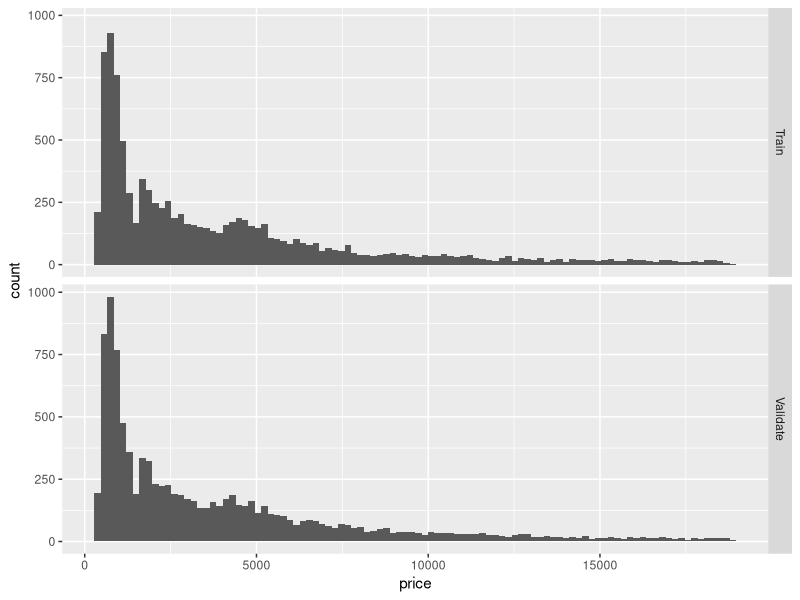
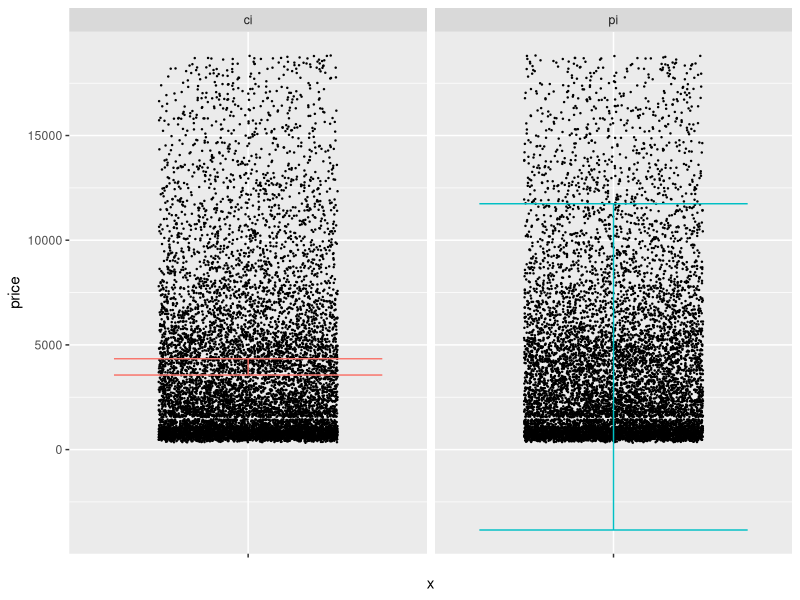

R code for these plots, in order:
## ---- chunk 1
library(tidyverse)
library(modelr)
library(broom)

## Helper function to compute uncertainty bounds
add_uncertainties <- function(data, model, prefix = "pred", ...) {
  df_fit <-
    stats::predict(model, data, ...) %>%
    as_tibble() %>%
    rename_with(~ str_c(prefix, "_", .))

  bind_cols(data, df_fit)
}
## ---- chunk 2
## NOTE: No need to edit this setup
mu <- 1  # Normal mean
sd <- 2  # Normal variance
n <- 400 # Number of samples

ci_lwr <- mu - 1.96 * sd / sqrt(n)
ci_upr <- mu + 1.96 * sd / sqrt(n)
# task-begin
## TODO: Use the equations above to compute a prediction interval for the
##       normal distribution rnorm(mean = mu, sd = sd)
pi_lwr <- NA_real_
pi_upr <- NA_real_
# task-end
# solution-begin
pi_lwr <- mu - 1.96 * sd
pi_upr <- mu + 1.96 * sd
# solution-end
## ---- chunk 3
## NOTE: No need to change this
assertthat::assert_that(abs(pi_lwr + 2.92) <= 1e-6)
assertthat::assert_that(abs(pi_upr - 4.92) <= 1e-6)

print("Well done!")
## ---- chunk 4
## NOTE: No need to edit this setup
# Create a test-validate split
set.seed(101)
diamonds_randomized <-
  diamonds %>%
  slice(sample(dim(diamonds)[1]))

diamonds_train <-
  diamonds_randomized %>%
  slice(1:10000)

diamonds_validate <-
  diamonds_randomized %>%
  slice(10001:20000)
## ---- chunk 5
## NOTE: No need to edit this chunk
bind_rows(
  diamonds_train %>% mutate(source = "Train"),
  diamonds_validate %>% mutate(source = "Validate")
) %>%

  ggplot(aes(price)) +
  geom_histogram(bins = 100) +

  facet_grid(source ~ .)
## ---- chunk 6
# task-begin
## TODO: Estimate CI and PI using the formulas from q1, use diamonds_train
##       and assign your estimates to columns ci_lwr, ci_upr, pi_lwr, pi_upr
df_q2 <- NA
# task-end
# solution-begin
df_q2 <-
  diamonds_train %>%
  summarize(
    price_mean = mean(price),
    price_sd = sd(price),
    price_n = n()
  ) %>%
  mutate(
   ci_lwr = price_mean - 1.96 * price_sd / sqrt(n),
   ci_upr = price_mean + 1.96 * price_sd / sqrt(n),
   pi_lwr = price_mean - 1.96 * price_sd,
   pi_upr = price_mean + 1.96 * price_sd
  ) %>%
  select(ci_lwr, ci_upr, pi_lwr, pi_upr)
# solution-end
df_q2
## ---- chunk 7
## NOTE: No need to edit this chunk
df_q2 %>%
  pivot_longer(
    names_to = c("type", ".value"),
    names_sep = "_",
    cols = everything()
  ) %>%

  ggplot() +
  geom_point(
    data = diamonds_validate,
    mapping = aes(x = "", y = price),
    position = position_jitter(width = 0.3),
    size = 0.2
  ) +
  geom_errorbar(aes(x = "", ymin = lwr, ymax = upr, color = type)) +

  guides(color = FALSE) +
  facet_grid(~ type)
## ---- chunk 8
## TODO: Devise a test to see if your CI and PI are correctly reflecting
##       the diamonds population; use diamonds_validation in your testing
# solution-begin
## Testing the CI
bind_cols(
  df_q2 %>% select(ci_lwr, ci_upr),
  diamonds_validate %>% summarize(price_mean = mean(price))
) %>%
  select(ci_lwr, price_mean, ci_upr)

## Testing the PI
left_join(
  diamonds_validate,
  df_q2 %>% select(pi_lwr, pi_upr),
  by = character()
) %>%
  summarize(P_empirical = mean(pi_lwr <= price & price <= pi_upr))
# solution-end
